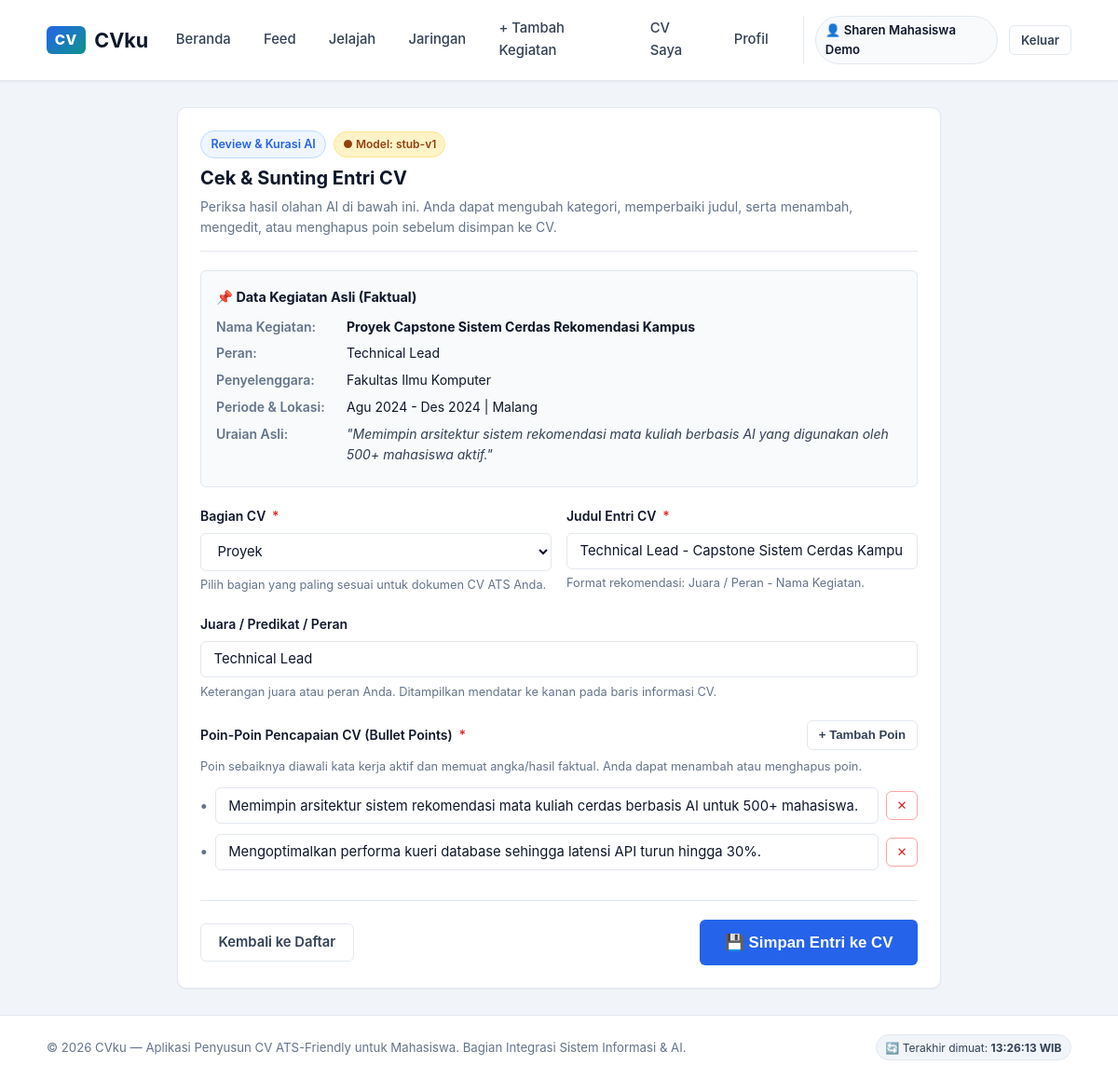
Page /pencapaian/38/sunting (signed in) on the committed database.
### tables this page shows
CREATE TABLE log_ai (
  id INTEGER PRIMARY KEY AUTOINCREMENT,
  id_pengguna INTEGER REFERENCES pengguna(id),
  masukan TEXT, keluaran TEXT, waktu_respons_ms INTEGER, versi_model TEXT,
  dibuat_pada TEXT DEFAULT CURRENT_TIMESTAMP);

CREATE TABLE pencapaian (
  id INTEGER PRIMARY KEY AUTOINCREMENT,
  id_pengguna INTEGER NOT NULL REFERENCES pengguna(id),
  nama_kegiatan TEXT NOT NULL, penyelenggara TEXT, peran TEXT, periode TEXT, lokasi TEXT,
  uraian TEXT NOT NULL,
  status TEXT NOT NULL DEFAULT 'menunggu' CHECK (status IN ('menunggu','disetujui','ditolak')),
  dibuat_pada TEXT DEFAULT CURRENT_TIMESTAMP);

CREATE TABLE bagian_cv (
  id INTEGER PRIMARY KEY AUTOINCREMENT, nama TEXT UNIQUE NOT NULL);

CREATE TABLE entri_cv (
  id INTEGER PRIMARY KEY AUTOINCREMENT,
  id_pencapaian INTEGER UNIQUE NOT NULL REFERENCES pencapaian(id) ON DELETE CASCADE,
  id_bagian INTEGER NOT NULL REFERENCES bagian_cv(id), judul TEXT NOT NULL);

CREATE TABLE poin_cv (
  id INTEGER PRIMARY KEY AUTOINCREMENT,
  id_entri INTEGER NOT NULL REFERENCES entri_cv(id) ON DELETE CASCADE,
  urutan INTEGER NOT NULL, teks TEXT NOT NULL);

### app.py (the view, shortened to what this page needs)
@app.route("/pencapaian/<int:id>/sunting", methods=["GET", "POST"])
@mahasiswa_required
def sunting_pencapaian_page(id):
    user_id = session["user_id"]
    pencapaian = db.baca_pencapaian(id)
    if not pencapaian or pencapaian["id_pengguna"] != user_id:
        flash("Pencapaian tidak ditemukan atau Anda tidak memiliki akses.", "error")
        return redirect(url_for("daftar_pencapaian_page"))
    entri = db.baca_entri(id)
    versi_model = request.args.get("versi_model")
    if not versi_model:
        con = db.koneksi()
        try:
            r = con.execute(
                "SELECT versi_model FROM log_ai WHERE id_pengguna=? ORDER BY id DESC LIMIT 1",
                (user_id,)
            ).fetchone()
            if r and r["versi_model"]:
                versi_model = r["versi_model"]
        finally:
            con.close()
    if not versi_model:
        mode_saat_ini = os.environ.get("CVKU_AI_MODE", getattr(ai_service, "MODE", "stub"))
        versi_model = getattr(ai_service, "VERSI_MODEL", {}).get(mode_saat_ini, "stub-v1")
    return render_template(
        "pencapaian_sunting.html",
        pencapaian=pencapaian,
        entri=entri,
        bagian_pilihan=skema.BAGIAN,
        versi_model=versi_model
    )

### app.py (called while the page is built)
@app.after_request
def add_no_cache_headers(response):
    response.headers["Cache-Control"] = "no-cache, no-store, must-revalidate, max-age=0"
    response.headers["Pragma"] = "no-cache"
    response.headers["Expires"] = "0"
    return response

@app.context_processor
def inject_waktu_server():
    return {
        "waktu_refresh": datetime.datetime.now().strftime("%H:%M:%S")
    }

def pengguna_required(f):
    @wraps(f)
    def decorated_function(*args, **kwargs):
        if not session.get("user_id"):
            flash("Silakan masuk terlebih dahulu untuk mengakses halaman ini.", "warning")
            return redirect(url_for("login", next=request.path))
        return f(*args, **kwargs)
    return decorated_function

### db.py (called while the page is built)
def koneksi():
    con = sqlite3.connect(DB_PATH)
    con.row_factory = sqlite3.Row
    con.execute("PRAGMA foreign_keys = ON")
    return con

def _satu(sql, args=()):
    con = koneksi()
    try:
        r = con.execute(sql, args).fetchone()
        return dict(r) if r else None
    finally:
        con.close()

def _semua(sql, args=()):
    con = koneksi()
    try:
        return [dict(r) for r in con.execute(sql, args).fetchall()]
    finally:
        con.close()

def baca_pencapaian(id_pencapaian):
    return _satu("SELECT * FROM pencapaian WHERE id=?", (id_pencapaian,))

def baca_entri(id_pencapaian):
    e = _satu("SELECT e.*, b.nama AS bagian FROM entri_cv e JOIN bagian_cv b ON b.id=e.id_bagian "
              "WHERE e.id_pencapaian=?", (id_pencapaian,))
    if e:
        e["poin"] = [r["teks"] for r in _semua(
            "SELECT teks FROM poin_cv WHERE id_entri=? ORDER BY urutan", (e["id"],))]
    return e

### templates/pencapaian_sunting.html (shortened to what this page needs)
{% extends "base.html" %}
{% block content %}
<div class="card" style="max-width: 820px; margin: 0 auto;">
  <div class="card-header">
    <div>
      <div style="display: flex; gap: 0.5rem; align-items: center; margin-bottom: 0.35rem; flex-wrap: wrap;">
        <span class="badge badge-section">Review &amp; Kurasi AI</span>
        {% if versi_model %}
          {% if 'remote' in versi_model.lower() or 'local' in versi_model.lower() or 'qwen' in versi_model.lower() %}
            <span class="badge" style="background-color: #dcfce7; color: #166534; border: 1px solid #86efac; font-size: 0.75rem; padding: 0.2rem 0.55rem; border-radius: 9999px;">● Model: {{ versi_model }}</span>
          {% else %}
            <span class="badge" style="background-color: #fef3c7; color: #92400e; border: 1px solid #fde68a; font-size: 0.75rem; padding: 0.2rem 0.55rem; border-radius: 9999px;">● Model: {{ versi_model }}</span>
          {% endif %}
        {% endif %}
      </div>
      <h1 class="card-title">Cek &amp; Sunting Entri CV</h1>
      <p class="card-subtitle">
        Periksa hasil olahan AI di bawah ini. Anda dapat mengubah kategori, memperbaiki judul, serta menambah, mengedit, atau menghapus poin sebelum disimpan ke CV.
      </p>
    </div>
  </div>
  <div class="detail-box">
    <div style="font-weight: 700; font-size: 0.9rem; color: var(--dark); margin-bottom: 0.6rem;">
      📌 Data Kegiatan Asli (Faktual)
    </div>
    <div class="detail-row">
      <div class="detail-label">Nama Kegiatan:</div>
      <div class="detail-value"><strong>{{ pencapaian.nama_kegiatan }}</strong></div>
    </div>
    {% if pencapaian.peran %}
    <div class="detail-row">
      <div class="detail-label">Peran:</div>
      <div class="detail-value">{{ pencapaian.peran }}</div>
    </div>
    {% endif %}
    {% if pencapaian.penyelenggara %}
    <div class="detail-row">
      <div class="detail-label">Penyelenggara:</div>
      <div class="detail-value">{{ pencapaian.penyelenggara }}</div>
    </div>
    {% endif %}
    {% if pencapaian.periode %}
    <div class="detail-row">
      <div class="detail-label">Periode &amp; Lokasi:</div>
      <div class="detail-value">{{ pencapaian.periode }}{% if pencapaian.lokasi %} | {{ pencapaian.lokasi }}{% endif %}</div>
    </div>
    {% endif %}
    <div class="detail-row" style="margin-top: 0.4rem;">
      <div class="detail-label">Uraian Asli:</div>
      <div class="detail-value" style="font-style: italic; color: var(--slate);">"{{ pencapaian.uraian }}"</div>
    </div>
  </div>
  <form method="POST" action="{{ url_for('sunting_pencapaian_page', id=pencapaian.id) }}" id="formSunting" onsubmit="return validasiFormSunting()">
    <div class="form-row">
      <div class="form-group" style="flex: 1;">
        <label for="bagian" class="form-label">Bagian CV <span class="required">*</span></label>
        <select id="bagian" name="bagian" class="form-control" required>
          {% for b in bagian_pilihan %}
            <option value="{{ b }}" {% if (entri and entri.bagian == b) or (not entri and b == 'Pengalaman Organisasi') %}selected{% endif %}>
              {{ b }}
            </option>
          {% endfor %}
        </select>
        <div class="form-hint">Pilih bagian yang paling sesuai untuk dokumen CV ATS Anda.</div>
      </div>
      <div class="form-group" style="flex: 2;">
        <label for="judul" class="form-label">Judul Entri CV <span class="required">*</span></label>
        <input type="text" id="judul" name="judul" class="form-control" value="{{ entri.judul if entri else pencapaian.nama_kegiatan }}" required placeholder="Contoh: Juara 3 - Lomba UI/UX Design">
        <div class="form-hint">Format rekomendasi: Juara / Peran - Nama Kegiatan.</div>
      </div>
    </div>
    <div class="form-group">
      <label for="peran" class="form-label">Juara / Predikat / Peran</label>
      <input type="text" id="peran" name="peran" class="form-control" value="{{ pencapaian.peran or '' }}" placeholder="Contoh: Juara 3, Juara 3 (Project Leader), Finalis">
      <div class="form-hint">Keterangan juara atau peran Anda. Ditampilkan mendatar ke kanan pada baris informasi CV.</div>
    </div>
    <div class="form-group">
      <div style="display: flex; justify-content: space-between; align-items: center; margin-bottom: 0.5rem;">
        <label class="form-label" style="margin-bottom: 0;">Poin-Poin Pencapaian CV (Bullet Points) <span class="required">*</span></label>
        <button type="button" class="btn btn-outline btn-sm" onclick="tambahPoinBaru()">+ Tambah Poin</button>
      </div>
      <div class="form-hint" style="margin-bottom: 0.75rem;">
        Poin sebaiknya diawali kata kerja aktif dan memuat angka/hasil faktual. Anda dapat menambah atau menghapus poin.
      </div>
      <div id="poinContainer" class="point-editor-list">
        {% if entri and entri.poin %}
          {% for p in entri.poin %}
            <div class="point-item">
              <span class="point-handle">•</span>
              <input type="text" name="poin[]" class="form-control point-input" value="{{ p }}" required placeholder="Tuliskan poin pencapaian...">
              <button type="button" class="point-del-btn" onclick="hapusPoin(this)" title="Hapus poin">✕</button>
            </div>
          {% endfor %}
        {% else %}
          <div class="point-item">
            <span class="point-handle">•</span>
            <input type="text" name="poin[]" class="form-control point-input" value="{{ pencapaian.uraian }}" required>
            <button type="button" class="point-del-btn" onclick="hapusPoin(this)" title="Hapus poin">✕</button>
          </div>
        {% endif %}
      </div>
    </div>
    <div style="display: flex; gap: 0.75rem; justify-content: space-between; align-items: center; margin-top: 2rem; border-top: 1px solid var(--border); padding-top: 1.25rem;">
      <a href="{{ url_for('daftar_pencapaian_page') }}" class="btn btn-outline">Kembali ke Daftar</a>
      <div style="display: flex; gap: 0.75rem;">
        <button type="submit" class="btn btn-primary btn-lg">
          💾 Simpan Entri ke CV
        </button>
      </div>
    </div>
  </form>
</div>
{% endblock %}

### static/css/style.css (style rules this page uses)
:root { --primary: #2563eb; --primary-hover: #1d4ed8; --primary-light: #eff6ff; --secondary: #0d9488; --secondary-hover: #0f766e; --dark: #0f172a; --slate: #334155; --muted: #64748b; --light: #f8fafc; --white: #ffffff; --border: #e2e8f0; --border-focus: #93c5fd; --success-bg: #dcfce7; --success-text: #166534; --success-border: #86efac; --warning-bg: #fef3c7; --warning-text: #92400e; --warning-border: #fde68a; --danger-bg: #fee2e2; --danger-text: #991b1b; --danger-border: #fca5a5; --info-bg: #e0f2fe; --info-text: #075985; --info-border: #bae6fd; --shadow-sm: 0 1px 2px 0 rgba(0, 0, 0, 0.05); --shadow: 0 4px 6px -1px rgba(0, 0, 0, 0.08), 0 2px 4px -2px rgba(0, 0, 0, 0.05); --shadow-lg: 0 10px 15px -3px rgba(0, 0, 0, 0.1), 0 4px 6px -4px rgba(0, 0, 0, 0.05); --radius-sm: 6px; --radius: 10px; --radius-lg: 14px; --radius-full: 9999px; --font-main: -apple-system, BlinkMacSystemFont, "Segoe UI", Roboto, "Helvetica Neue", Arial, sans-serif; --font-cv: "Calibri", "Arial", sans-serif; }
*, *::before, *::after { box-sizing: border-box; margin: 0; padding: 0; }
body { font-family: var(--font-main); background-color: #f1f5f9; color: var(--slate); line-height: 1.6; min-height: 100vh; display: flex; flex-direction: column; }
a { color: var(--primary); text-decoration: none; transition: color 0.15s ease; }
.card { background-color: var(--white); border-radius: var(--radius); border: 1px solid var(--border); box-shadow: var(--shadow-sm); padding: 1.5rem; margin-bottom: 1.5rem; }
.card-header { display: flex; align-items: center; justify-content: space-between; margin-bottom: 1.25rem; padding-bottom: 0.85rem; border-bottom: 1px solid var(--border); flex-wrap: wrap; gap: 0.75rem; }
.card-title { font-size: 1.25rem; font-weight: 700; color: var(--dark); }
.card-subtitle { font-size: 0.875rem; color: var(--muted); margin-top: 0.2rem; }
.btn { display: inline-flex; align-items: center; justify-content: center; gap: 0.45rem; padding: 0.55rem 1.15rem; font-size: 0.925rem; font-weight: 600; border-radius: var(--radius-sm); border: 1px solid transparent; cursor: pointer; transition: all 0.15s ease; text-decoration: none; line-height: 1.4; }
.btn-primary { background-color: var(--primary); color: var(--white); }
.btn-outline { background-color: var(--white); color: var(--slate); border-color: var(--border); }
.btn-sm { padding: 0.35rem 0.75rem; font-size: 0.825rem; }
.btn-lg { padding: 0.75rem 1.6rem; font-size: 1.05rem; }
.form-group { margin-bottom: 1.25rem; }
.form-row { display: grid; grid-template-columns: repeat(auto-fit, minmax(240px, 1fr)); gap: 1rem; }
.form-label { display: block; font-size: 0.875rem; font-weight: 600; color: var(--dark); margin-bottom: 0.4rem; }
.form-label .required { color: #dc2626; margin-left: 0.2rem; }
.form-control { width: 100%; padding: 0.6rem 0.85rem; font-size: 0.925rem; font-family: inherit; color: var(--dark); background-color: var(--white); border: 1px solid var(--border); border-radius: var(--radius-sm); transition: border-color 0.15s, box-shadow 0.15s; }
.form-hint { font-size: 0.8rem; color: var(--muted); margin-top: 0.35rem; }
.badge { display: inline-flex; align-items: center; gap: 0.3rem; font-size: 0.785rem; font-weight: 600; padding: 0.25rem 0.65rem; border-radius: var(--radius-full); border: 1px solid transparent; }
.badge-section { background-color: var(--primary-light); color: var(--primary); border-color: #bfdbfe; }
.point-editor-list { display: flex; flex-direction: column; gap: 0.65rem; margin-bottom: 0.75rem; }
.point-item { display: flex; align-items: center; gap: 0.5rem; }
.point-handle { color: var(--muted); font-weight: bold; user-select: none; }
.point-input { flex: 1; }
.point-del-btn { background: none; border: 1px solid #fca5a5; color: #dc2626; padding: 0.45rem 0.65rem; border-radius: var(--radius-sm); cursor: pointer; transition: all 0.15s; }
.detail-box { background-color: var(--light); border: 1px solid var(--border); border-radius: var(--radius-sm); padding: 1rem; margin-bottom: 1.25rem; }
.detail-row { display: flex; margin-bottom: 0.4rem; font-size: 0.875rem; }
.detail-label { width: 140px; font-weight: 600; color: var(--muted); flex-shrink: 0; }
.detail-value { color: var(--dark); flex: 1; }

### rows in the picture
log_ai: versi_model "stub-v1"
pencapaian: nama_kegiatan "Proyek Capstone Sistem Cerdas Rekomendasi Kampus", peran "Technical Lead", penyelenggara "Fakultas Ilmu Komputer", periode "Agu 2024 - Des 2024", lokasi "Malang", uraian "Memimpin arsitektur sistem rekomendasi mata kuliah berbasis AI yang digunakan oleh 500+ mahasiswa aktif."
bagian_cv: bagian "Proyek"
entri_cv: judul "Technical Lead - Capstone Sistem Cerdas Kampus"
poin_cv: teks "Memimpin arsitektur sistem rekomendasi mata kuliah cerdas berbasis AI untuk 500+ mahasiswa."
poin_cv: teks "Mengoptimalkan performa kueri database sehingga latensi API turun hingga 30%."

### other values in the picture
{{ session.get('nama') or session.get('username') }} "Sharen Mahasiswa Demo"
